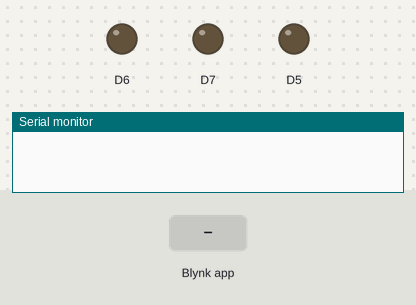
This sketch was run on a simulated ESP8266 (NodeMCU). On the bench: output pins drawn as LEDs (lit = HIGH), the last lines printed to the serial monitor. Inputs (shaded band) come from the test bench. WiFi joins after 1.5 s; servers stay silent unless stated.

Above: at 3.0 s.
3.1 s: Blynk app writes 1 to V8
At 4.3 s:
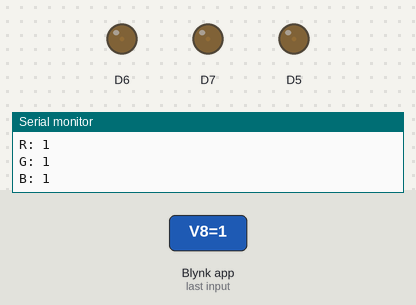
4.6 s: Blynk app writes 200 to V8
At 5.5 s:
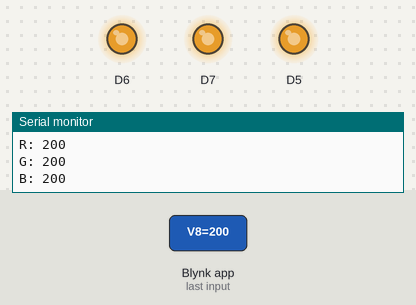
Timing chart, 0 to 7.6 s (numbered marks = the images above; inputs shaded):
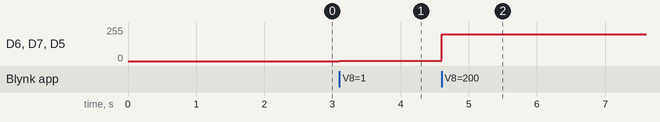

The sketch:

05_Blynk_VirtualPin_RGBRed04.ino
```cpp
#define BLYNK_PRINT Serial


#include <ESP8266WiFi.h>
#include <BlynkSimpleEsp8266.h>

char auth[] = "yourAuth";
char ssid[] = "yourSsid";
char pass[] = "yourPass";

int r, g, b;

void setup()
{
  Serial.begin(9600);
  Blynk.begin(auth, ssid, pass);
}

void loop()
{
  Blynk.run();

  analogWrite(D5, r);
  analogWrite(D6, g);
  analogWrite(D7, b);
}

BLYNK_WRITE(V8)
{
  r = param[0].asInt();
  g = param[1].asInt();
  b = param[2].asInt();
  Serial.print("R: ");
  Serial.println(r);
  Serial.print("G: ");
  Serial.println(g);
  Serial.print("B: ");
  Serial.println(b);
}
```

Measured:
- after the input at 3.1 s, D6, D7, D5: 0/255 → 1/255 at once
- after the input at 4.6 s, D6, D7, D5: 1/255 → 200/255 at once
